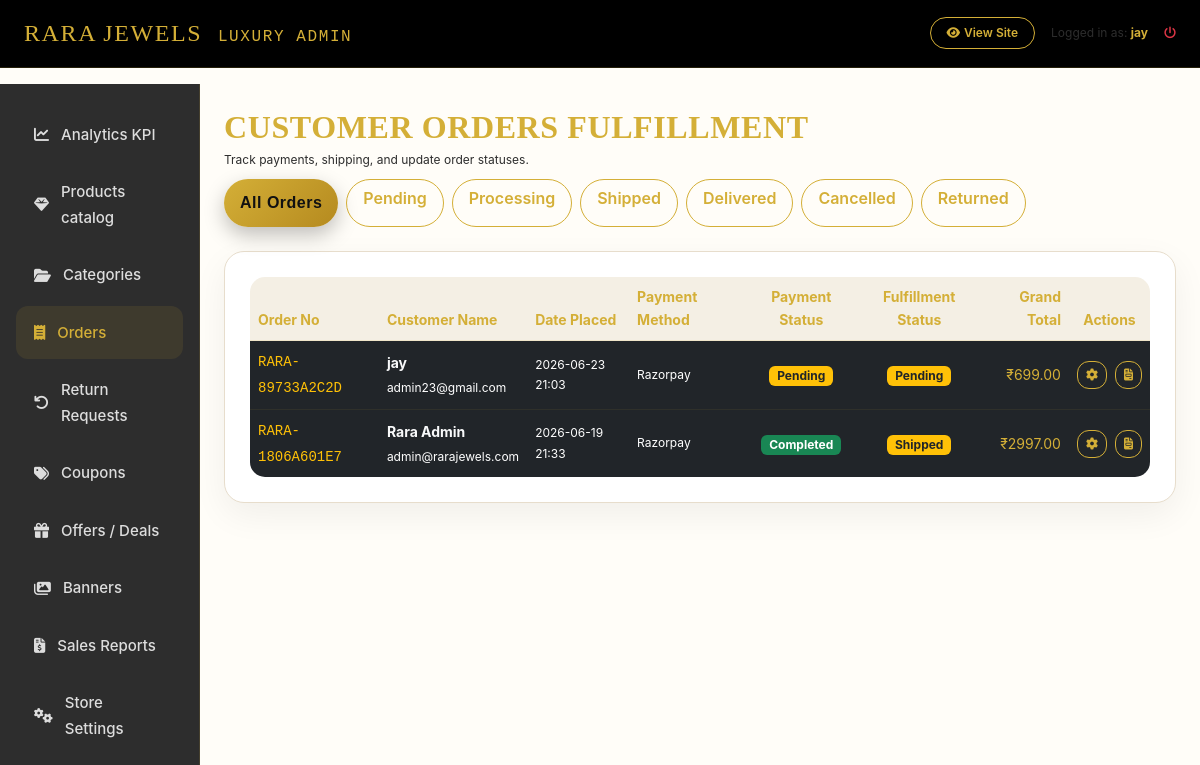
The app's page /luxury-admin/orders/ (signed in) with its own data.
### accounts/models.py (models this page shows, shortened)
class User(AbstractBaseUser, PermissionsMixin):
    email = models.EmailField(unique=True)
    name = models.CharField(max_length=255)
    mobile = models.CharField(max_length=15)
    is_active = models.BooleanField(default=True)
    is_staff = models.BooleanField(default=False)
    date_joined = models.DateTimeField(default=timezone.now)
    objects = CustomUserManager()
    USERNAME_FIELD = 'email'
    REQUIRED_FIELDS = ['name', 'mobile']

### shop/models.py (models this page shows, shortened)
class Order(models.Model):
    ORDER_STATUS_CHOICES = [
        ('pending', 'Pending'),
        ('processing', 'Processing'),
        ('shipped', 'Shipped'),
        ('delivered', 'Delivered'),
        ('cancelled', 'Cancelled'),
        ('returned', 'Returned')
    ]
    PAYMENT_STATUS_CHOICES = [
        ('pending', 'Pending'),
        ('completed', 'Completed'),
        ('failed', 'Failed'),
        ('refunded', 'Refunded')
    ]
    user = models.ForeignKey(settings.AUTH_USER_MODEL, on_delete=models.CASCADE, related_name='orders')
    order_number = models.CharField(max_length=100, unique=True)
    shipping_address = models.TextField()
    subtotal = models.DecimalField(max_digits=10, decimal_places=2)
    shipping_charge = models.DecimalField(max_digits=10, decimal_places=2)
    discount_amount = models.DecimalField(max_digits=10, decimal_places=2, default=0.00)
    coupon = models.ForeignKey(Coupon, on_delete=models.SET_NULL, null=True, blank=True)
    total_price = models.DecimalField(max_digits=10, decimal_places=2)
    payment_method = models.CharField(max_length=20, choices=[('cod', 'Cash On Delivery'), ('razorpay', 'Razorpay')])
    payment_status = models.CharField(max_length=20, default='pending', choices=PAYMENT_STATUS_CHOICES)
    order_status = models.CharField(max_length=20, default='pending', choices=ORDER_STATUS_CHOICES)
    razorpay_order_id = models.CharField(max_length=255, blank=True, null=True)
    razorpay_payment_id = models.CharField(max_length=255, blank=True, null=True)
    razorpay_signature = models.CharField(max_length=255, blank=True, null=True)
    created_at = models.DateTimeField(auto_now_add=True)
    updated_at = models.DateTimeField(auto_now=True)

### shop/admin_views.py (the view)
# urls.py: path('luxury-admin/orders/', admin_views.admin_orders_view, name='admin_orders'),
@superuser_required
def admin_orders_view(request):
    status_filter = request.GET.get('status')
    orders = Order.objects.select_related('user').all().order_by('-created_at')
    if status_filter:
        orders = orders.filter(order_status=status_filter)
    return render(request, 'admin_dashboard/orders.html', {
        'orders': orders,
        'status_filter': status_filter,
        'status_choices': Order.ORDER_STATUS_CHOICES
    })

### shop/admin_views.py (called while the page is built)
def superuser_required(view_func):
    return user_passes_test(
        lambda u: u.is_authenticated and u.is_superuser,
        login_url='accounts:login'
    )(view_func)

### shop/context_processors.py (called while the page is built)
def store_context(request):
    parent_categories = Category.objects.filter(parent=None).prefetch_related('subcategories')
    cart_items_count = 0
    cart = None
    if request.user.is_authenticated:
        cart = Cart.objects.filter(user=request.user).first()
    else:
        session_key = request.session.session_key
        if session_key:
            cart = Cart.objects.filter(session_id=session_key).first()
    if cart:
        cart_items_count = cart.items_count
    wishlist_count = 0
    if request.user.is_authenticated:
        wishlist_count = Wishlist.objects.filter(user=request.user).count()
    settings_obj = StoreSetting.get_settings()
    return {
        'nav_categories': parent_categories,
        'cart_count': cart_items_count,
        'wishlist_count': wishlist_count,
        'store_settings': settings_obj,
        'current_year': timezone.now().year
    }

### shop/models.py (called while the page is built)
    @classmethod
    def get_settings(cls):
        obj, created = cls.objects.get_or_create(id=1)
        return obj

    @property
    def items_count(self):
        return sum(item.quantity for item in self.items.all())

### templates/admin_dashboard/orders.html (shortened to what this page needs)
{% extends 'admin_dashboard/base_admin.html' %}
{% load static %}
{% block admin_content %}
<div class="d-flex justify-content-between align-items-center mb-4 flex-wrap gap-2">
    <div>
        <h2 class="playfair-font text-gold mb-1">CUSTOMER ORDERS FULFILLMENT</h2>
        <p class="text-xs text-light-dim mb-0">Track payments, shipping, and update order statuses.</p>
    </div>
    <div class="d-flex gap-2 text-xs">
        <a href="{% url 'shop:admin_orders' %}" class="btn btn-xs {% if not status_filter %}btn-gold{% else %}btn-outline-gold{% endif %} rounded-pill px-3">All Orders</a>
        {% for s_val, s_label in status_choices %}
        <a href="{% url 'shop:admin_orders' %}?status={{ s_val }}" class="btn btn-xs {% if status_filter == s_val %}btn-gold{% else %}btn-outline-gold{% endif %} rounded-pill px-3">{{ s_label }}</a>
        {% endfor %}
    </div>
</div>
<div class="glass-card p-4">
    <div class="table-responsive">
        <table class="table table-dark table-luxury m-0 text-sm align-middle">
            <thead>
                <tr>
                    <th>Order No</th>
                    <th>Customer Name</th>
                    <th>Date Placed</th>
                    <th>Payment Method</th>
                    <th class="text-center">Payment Status</th>
                    <th class="text-center">Fulfillment Status</th>
                    <th class="text-end">Grand Total</th>
                    <th class="text-center">Actions</th>
                </tr>
            </thead>
            <tbody>
                {% for o in orders %}
                <tr>
                    <td>
                        <a href="{% url 'shop:admin_order_detail' o.order_number %}" class="font-monospace text-warning font-semibold">{{ o.order_number }}</a>
                    </td>
                    <td>
                        <strong class="text-light">{{ o.user.name }}</strong><br>
                        <span class="text-xs text-light-dim">{{ o.user.email }}</span>
                    </td>
                    <td class="text-xs text-light-dim">{{ o.created_at|date:"Y-m-d H:i" }}</td>
                    <td class="text-xs">{{ o.get_payment_method_display }}</td>
                    <td class="text-center">
                        <span class="badge {% if o.payment_status == 'completed' %}bg-success{% elif o.payment_status == 'failed' %}bg-danger{% else %}bg-warning text-dark{% endif %} px-2 py-1 text-xs">
                            {{ o.get_payment_status_display }}
                        </span>
                    </td>
                    <td class="text-center">
                        <span class="badge {% if o.order_status == 'delivered' %}bg-success{% elif o.order_status == 'cancelled' %}bg-danger{% else %}bg-warning text-dark{% endif %} px-2 py-1 text-xs">
                            {{ o.get_order_status_display }}
                        </span>
                    </td>
                    <td class="text-end font-semibold text-gold">₹{{ o.total_price }}</td>
                    <td class="text-center">
                        <div class="d-flex gap-2 justify-content-center">
                            <a href="{% url 'shop:admin_order_detail' o.order_number %}" class="btn btn-xs btn-outline-gold px-2 py-1 text-xs" title="Manage Order"><i class="fa-solid fa-gear"></i></a>
                            <a href="{% url 'shop:download_invoice' o.id %}" class="btn btn-xs btn-outline-gold px-2 py-1 text-xs" title="PDF Invoice"><i class="fa-solid fa-file-invoice"></i></a>
                        </div>
                    </td>
                </tr>
                {% empty %}
                <tr>
                    <td colspan="8" class="text-center py-4 text-light-dim italic">No matching orders found.</td>
                </tr>
                {% endfor %}
            </tbody>
        </table>
    </div>
</div>
{% endblock %}

### templates/admin_dashboard/base_admin.html (shortened to what this page needs)
{% load static %}
<!DOCTYPE html>
<html lang="en">
<head>
    <link href="https://cdn.jsdelivr.net/npm/bootstrap@5.3.0/dist/css/bootstrap.min.css" rel="stylesheet">
    <link rel="stylesheet" href="https://cdnjs.cloudflare.com/ajax/libs/font-awesome/6.4.0/css/all.min.css">
    <link rel="stylesheet" href="{% static 'css/style.css' %}">
</head>
<body class="luxury-bg">
    <nav class="navbar navbar-expand-lg bg-black border-bottom border-gold-dim sticky-top py-2">
        <div class="container-fluid px-4">
            <a class="navbar-brand text-gold playfair-font fs-4 tracking-wide" href="{% url 'shop:admin_dashboard' %}">
                RARA JEWELS <span class="fs-6 text-light-dim font-monospace ms-2">LUXURY ADMIN</span>
            </a>
            <div class="d-flex align-items-center gap-3">
                <a href="{% url 'shop:home' %}" class="btn btn-xs btn-outline-gold rounded-pill px-3 text-xs"><i class="fa-solid fa-eye me-1"></i>View Site</a>
                <span class="text-xs text-light-dim">Logged in as: <strong class="text-gold">{{ user.name }}</strong></span>
                <a href="{% url 'accounts:logout' %}" class="text-danger text-xs hover-text-gold"><i class="fa-solid fa-power-off"></i></a>
            </div>
        </div>
    </nav>
    <div class="container-fluid px-0">
        <div class="row g-0">
            <div class="col-md-3 col-lg-2 admin-sidebar py-4 px-3">
                <div class="nav flex-column gap-1">
                    <a class="admin-nav-link" href="{% url 'shop:admin_dashboard' %}" id="nav-dashboard">
                        <i class="fa-solid fa-chart-line"></i>Analytics KPI
                    </a>
                    <a class="admin-nav-link" href="{% url 'shop:admin_products' %}" id="nav-products">
                        <i class="fa-solid fa-gem"></i>Products catalog
                    </a>
                    <a class="admin-nav-link" href="{% url 'shop:admin_categories' %}" id="nav-categories">
                        <i class="fa-solid fa-folder-open"></i>Categories
                    </a>
                    <a class="admin-nav-link" href="{% url 'shop:admin_orders' %}" id="nav-orders">
                        <i class="fa-solid fa-receipt"></i>Orders
                    </a>
                    <a class="admin-nav-link" href="{% url 'shop:admin_returns' %}" id="nav-returns">
                        <i class="fa-solid fa-arrow-rotate-left"></i>Return Requests
                    </a>
                    <a class="admin-nav-link" href="{% url 'shop:admin_coupons' %}" id="nav-coupons">
                        <i class="fa-solid fa-tags"></i>Coupons
                    </a>
                    <a class="admin-nav-link" href="{% url 'shop:admin_offers' %}" id="nav-offers">
                        <i class="fa-solid fa-gift"></i>Offers / Deals
                    </a>
                    <a class="admin-nav-link" href="{% url 'shop:admin_banners' %}" id="nav-banners">
                        <i class="fa-solid fa-images"></i>Banners
                    </a>
                    <a class="admin-nav-link" href="{% url 'shop:admin_reports' %}" id="nav-reports">
                        <i class="fa-solid fa-file-invoice-dollar"></i>Sales Reports
                    </a>
                    <a class="admin-nav-link" href="{% url 'shop:admin_settings' %}" id="nav-settings">
                        <i class="fa-solid fa-gears"></i>Store Settings
                    </a>
                </div>
            </div>
            <div class="col-md-9 col-lg-10 p-4">
                {% block admin_content %}{% endblock %}
            </div>
        </div>
    </div>
</body>
</html>

### static/css/style.css (style rules this page uses)
*, *::before, *::after { box-sizing: border-box; }
:root { --bg-main: #F8F4EC; --bg-section: #FFFDF8; --bg-card: #FFFFFF; --bg-soft: #EFE8DB; --gold: #D4AF37; --gold-dark: #B58A1F; --gold-light: #F4E2A1; --text: #2D2D2D; --text-light: #666666; --shadow: 0 15px 35px rgba(0, 0, 0, .08); --border: #E7DDCC; --font-heading: 'Outfit', sans-serif; --font-brand: 'Playfair Display', serif; --font-body: 'Inter', sans-serif; }
body { background: var(--bg-main); color: var(--text); font-family: var(--font-body); font-size: 15px; line-height: 1.7; overflow-x: hidden; background-repeat: no-repeat; background-size: cover; -webkit-font-smoothing: antialiased; }
.luxury-bg { background: var(--bg-section); }
h1, h2, h3, h4, h5, h6 { font-family: var(--font-heading); font-weight: 600; letter-spacing: .6px; color: #2D2D2D; }
.playfair-font { font-family: var(--font-brand) !important; }
a { color: #D4AF37; text-decoration: none; transition: all .35s ease; }
.text-gold { color: #D4AF37 !important; }
.border-gold-dim { border-color: rgba(212, 175, 55, .18) !important; }
.tracking-wide { letter-spacing: 1.6px !important; }
.text-xs { font-size: 12px !important; }
.text-sm { font-size: 14px !important; }
.btn-gold { background: linear-gradient(135deg, #D4AF37, #B58A1F); color: #111 !important; border: none; border-radius: 12px; font-family: var(--font-heading); font-weight: 600; letter-spacing: .5px; padding: 12px 24px; transition: all .35s ease; box-shadow: 0 8px 20px rgba(0, 0, 0, .25); }
.btn-outline-gold { background: transparent; color: #D4AF37; border: 1px solid #D4AF37; border-radius: 12px; font-weight: 600; transition: all .35s ease; }
.glass-card { background: #FFFFFF; border: 1px solid #E7DDCC; border-radius: 20px; box-shadow: 0 12px 35px rgba(0, 0, 0, .06); }
.admin-sidebar { background: #2D2D2D; border-right: 1px solid rgba(212, 175, 55, .15); min-height: 100vh; }
.admin-nav-link { display: flex; align-items: center; gap: 12px; padding: 14px 18px; border-radius: 12px; color: #ddd; transition: .35s; font-weight: 500; }
.admin-nav-link:hover, .admin-nav-link.active { background: rgba(212, 175, 55, .10); color: #D4AF37; }
.table-luxury { background: #FFFFFF; border: 1px solid #E7DDCC; color: #2D2D2D; border-radius: 16px; overflow: hidden; }
.table-luxury th { background: #F4EFE4; color: #D4AF37; border-bottom: 1px solid rgba(212, 175, 55, .15); }
.table-luxury td { border-color: rgba(212, 175, 55, .08); }
button, .btn, a { transition: all .3s ease; }
html { scroll-behavior: smooth; overflow-x: hidden; }

### records on screen
User: name "jay"
Order: order_number "RARA-89733A2C2D", user.name "jay", user.email "admin23@gmail.com", created_at "2026-06-23 21:03", payment_method "Razorpay", payment_status "Pending", order_status "Pending", total_price "699.00"
Order: order_number "RARA-1806A601E7", user.name "Rara Admin", user.email "admin@rarajewels.com", created_at "2026-06-19 21:33", payment_method "Razorpay", payment_status "Completed", order_status "Shipped", total_price "2997.00"

### other values on screen
{{ s_label }} "Pending" "Processing" "Shipped" "Delivered" "Cancelled" "Returned"
